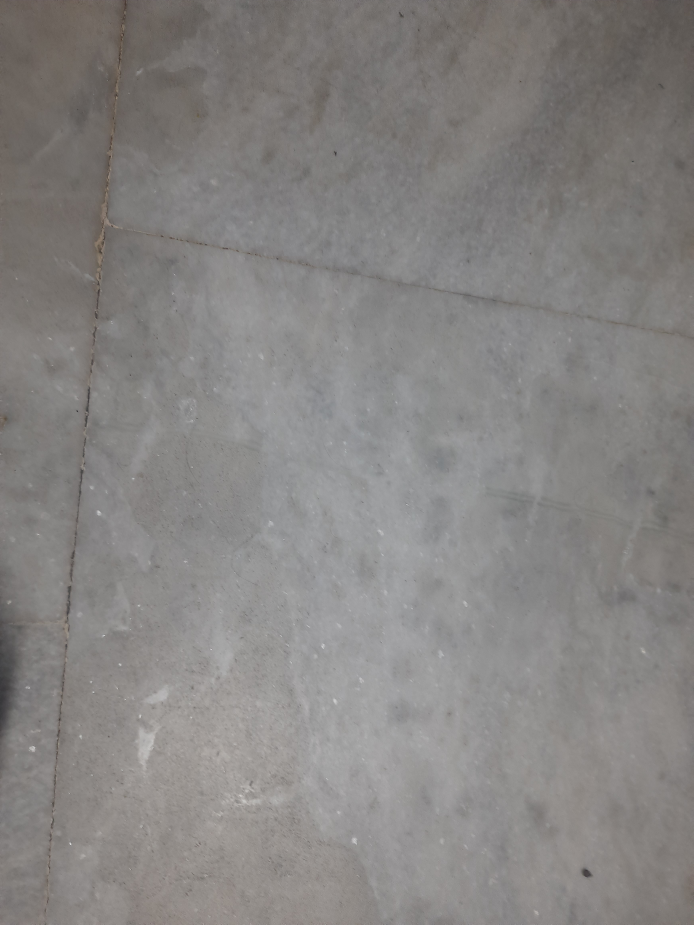
#> input picture asliGround.jpg, 3468 x 4624 px, given in place of the camera (shown at 1/5 size)
$ python VideoTry.py   (older library calls are emulated)
#> lines starting #> are read from the running program, lines starting #| are printed output that depends on the picture; after the words box and inside, x2 and y2 are one past the last pixel; in counts of white or black regions, pixels touching at a corner belong together
import cv2
cap = cv2.VideoCapture(2)
ret,frame = cap.read()
#> frame is the input picture: shape (4624, 3468, 3); mean B, G, R 130.3, 131.8, 134.3
while True:
        ret, frame = cap.read()
        blurred = cv2.GaussianBlur(frame,(3,3),0)
        gray = cv2.cvtColor(blurred, cv2.COLOR_BGR2GRAY)
        ret, thresh = cv2.threshold(gray, 127, 255, cv2.THRESH_BINARY)
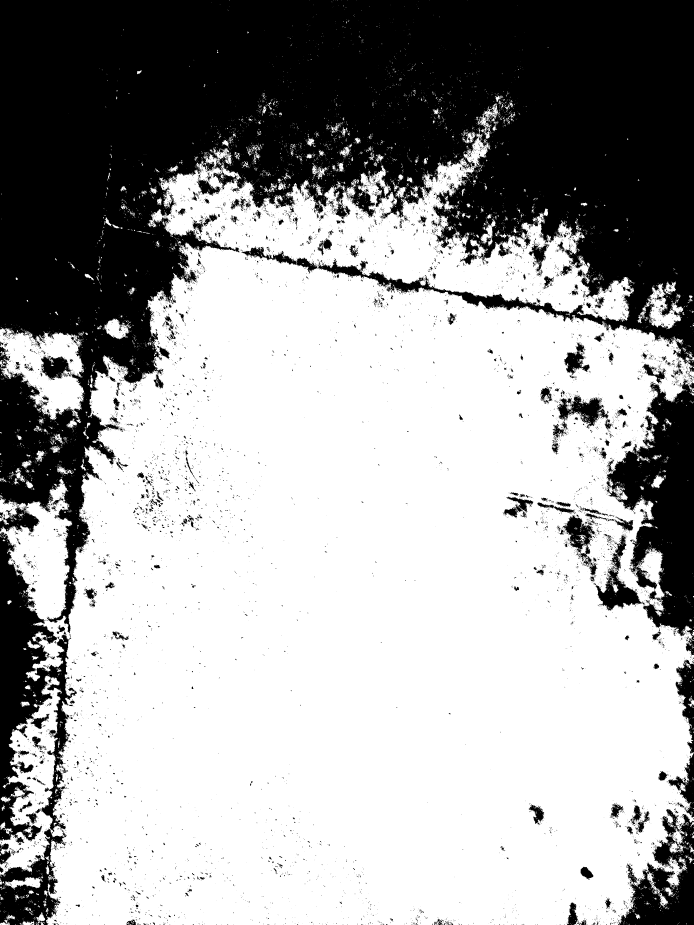
#> thresh: shape (4624, 3468) (shown at 1/5 size); 63.9% white; 10975 black regions (9597 under 20 px)
        contours, hierarchy = cv2.findContours(thresh, cv2.RETR_TREE, cv2.CHAIN_APPROX_SIMPLE)
#> contours = 20857 contours, 18225 with area under 20; largest, box (x1, y1, x2, y2) and area: (0, 667, 3468, 4624) 10231616, (0, 1640, 421, 2101) 119368, (2976, 2673, 3210, 3054) 28260, (2787, 1977, 3044, 2145) 20476, (3188, 1417, 3416, 1647) 19090
        cv2.drawContours(frame, contours, -1, (0, 255, 0), 2)
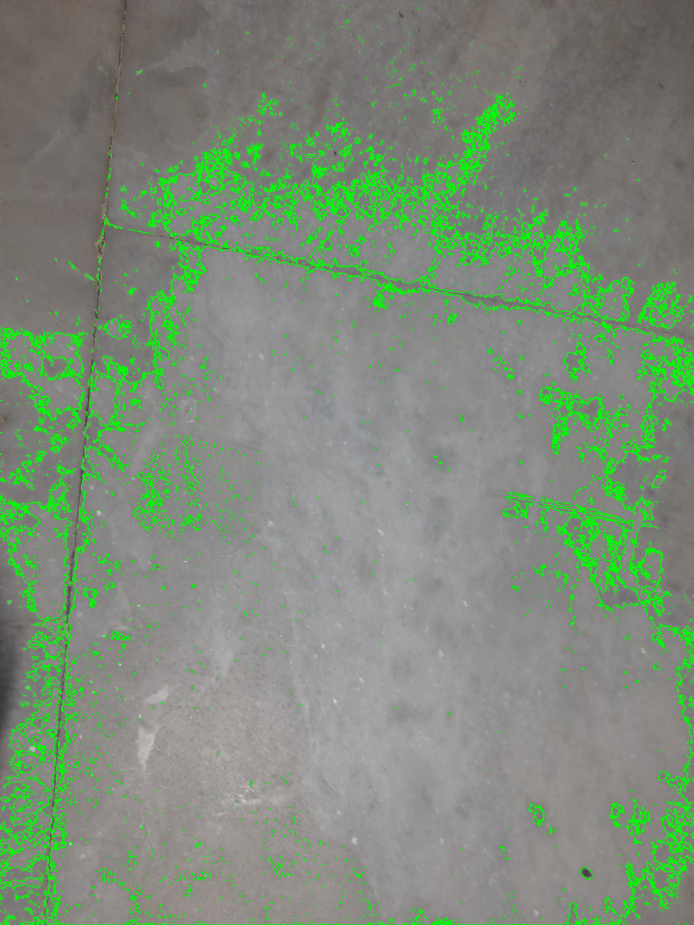
#> frame: shape (4624, 3468, 3) (shown at 1/5 size); mean B, G, R 121.6, 140.6, 125.3
        laplacian_var = cv2.Laplacian(gray, cv2.CV_64F).var()
#> laplacian_var = 4.56
        #cv2.putText(frame, f'Laplacian variance: {laplacian_var}', (10, 30),cv2.FONT_HERSHEY_SIMPLEX, 1, (0, 255, 0), 2)
        if laplacian_var > 14 and laplacian_var < 35:
            cv2.putText(frame,"The image is Rough",(10,450),cv2.FONT_HERSHEY_SIMPLEX,1,(0, 0, 255),2)
        elif laplacian_var > 35:
            cv2.putText(frame,"The image is Uneven",(10,450),cv2.FONT_HERSHEY_SIMPLEX,1,(0,255,255),2)
        else:
            cv2.putText(frame,"The image is Smooth",(10,450),cv2.FONT_HERSHEY_SIMPLEX,1,(255, 0, 0),2)
        cv2.imshow('Contours', frame)
        if cv2.waitKey(1) == ord('q'):
#> (key q is pressed here)
             break
#> (the run stopped early here; a loop or call above may not have finished)

$ run again, on ground.jpg
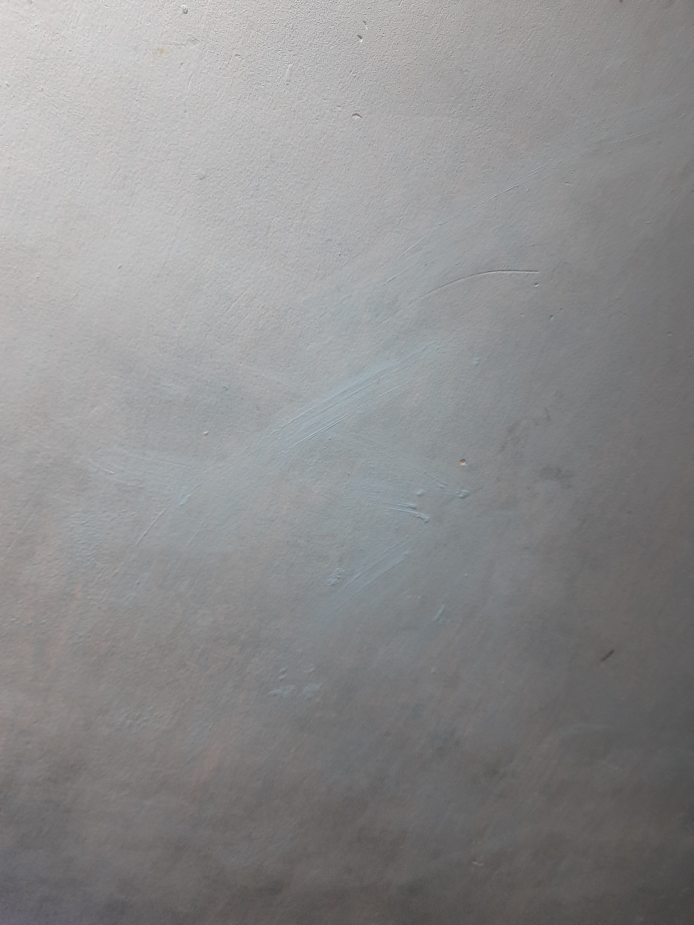
#> input picture ground.jpg, 3468 x 4624 px, given in place of the camera (shown at 1/5 size)
#> frame is the input picture: shape (4624, 3468, 3); mean B, G, R 140.9, 140.3, 140.5
#> `ret, thresh = cv2.threshold(gray, 127, 255, cv2.THRESH_BINARY)`:
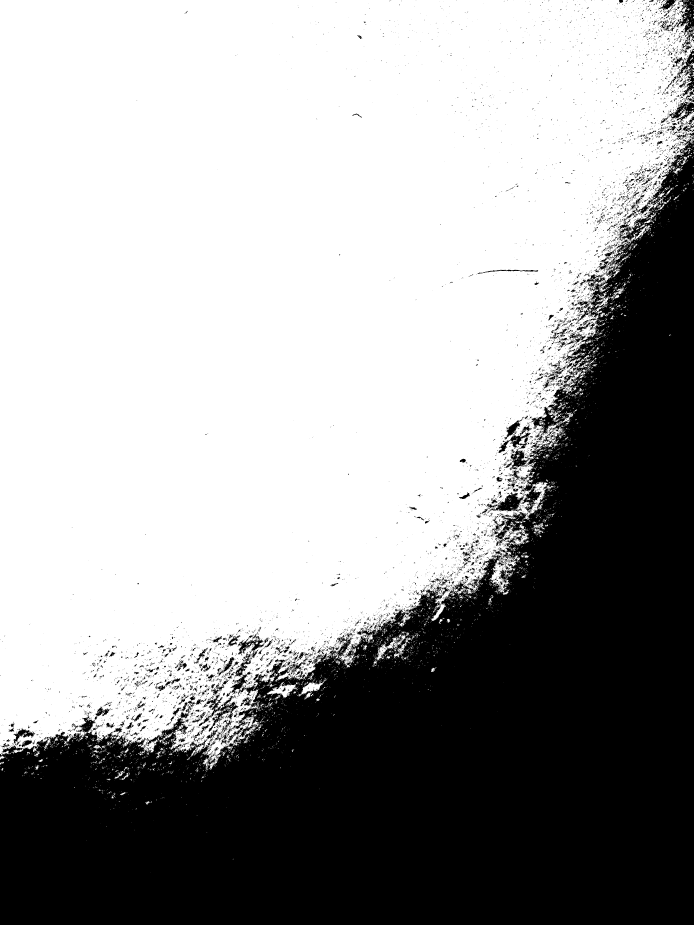
#> thresh: shape (4624, 3468) (shown at 1/5 size); 62.3% white; 9492 black regions (8091 under 20 px)
#> contours = 16733 contours, 14214 with area under 20; largest, box (x1, y1, x2, y2) and area: (0, 0, 3468, 3845) 10086784, (993, 3470, 1194, 3661) 9804, (2446, 2459, 2621, 2561) 7814, (1187, 3180, 1319, 3291) 5344, (2608, 2427, 2708, 2558) 4966
#> `cv2.drawContours(frame, contours, -1, (0, 255, 0), 2)`:
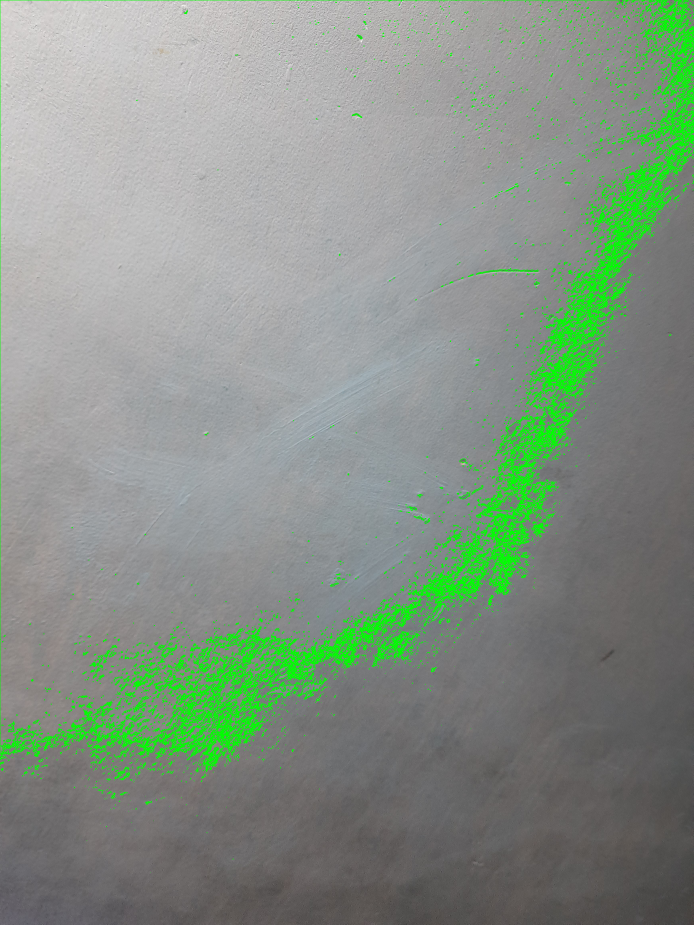
#> frame: shape (4624, 3468, 3) (shown at 1/5 size); mean B, G, R 134.1, 146.7, 133.8
#> laplacian_var = 10.36

$ run again, on mars1.jpg
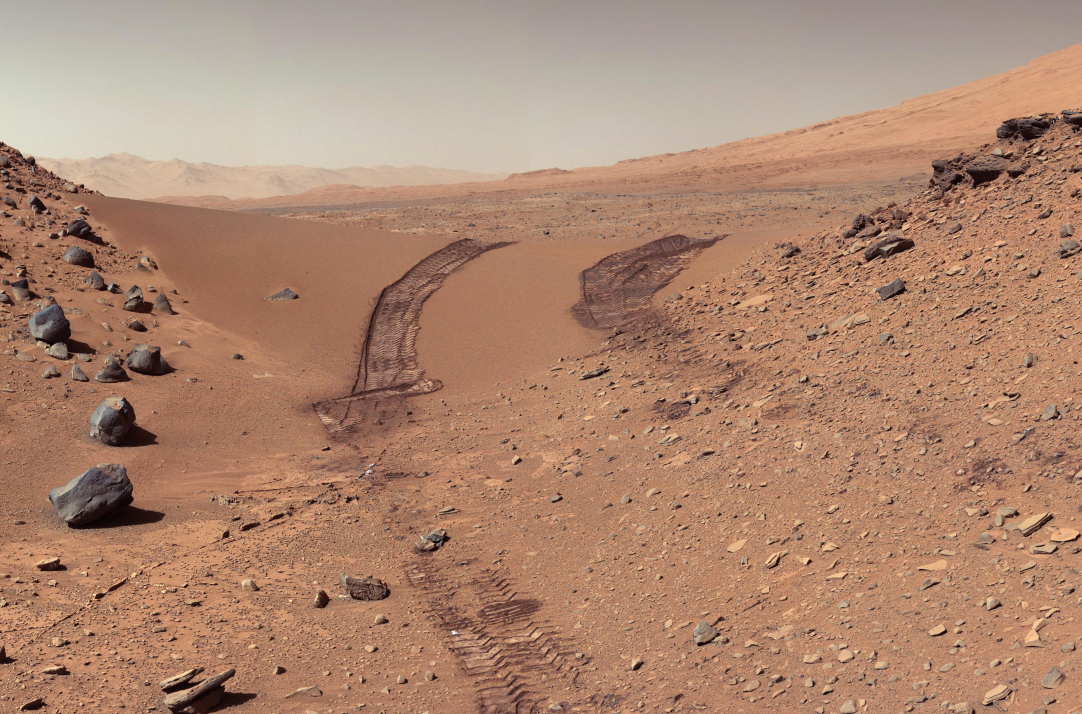
#> input picture mars1.jpg, 4326 x 2856 px, given in place of the camera (shown at 1/4 size)
#> frame is the input picture: shape (2856, 4326, 3); mean B, G, R 112.9, 135.3, 173.3
#> `ret, thresh = cv2.threshold(gray, 127, 255, cv2.THRESH_BINARY)`:
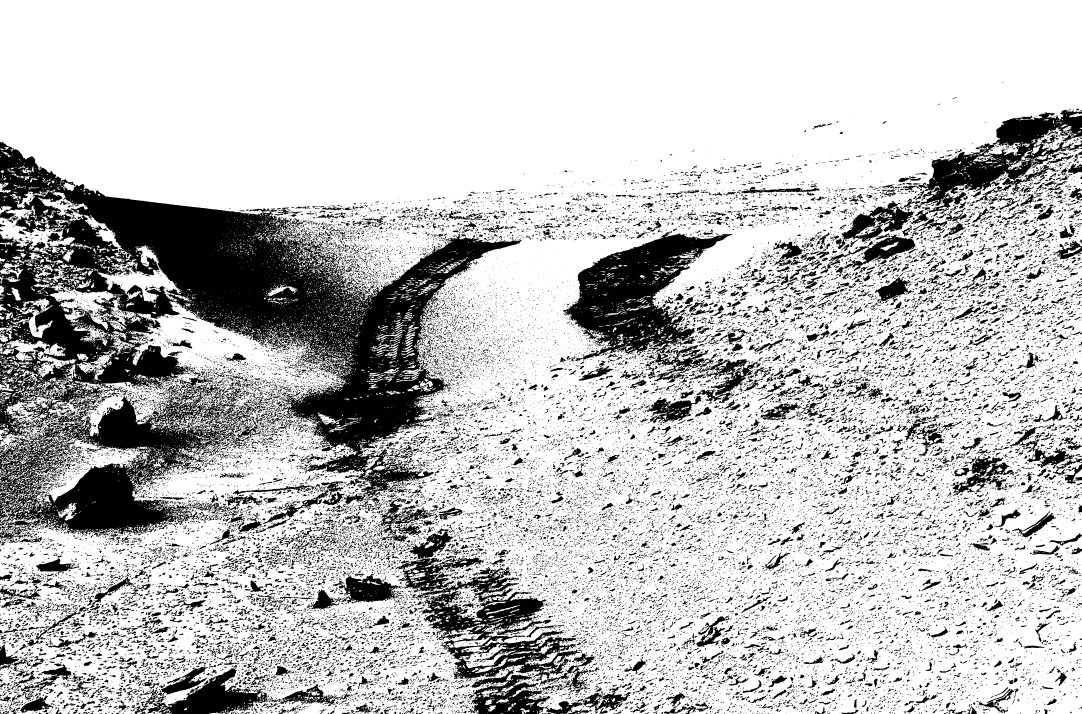
#> thresh: shape (2856, 4326) (shown at 1/4 size); 76.1% white; 44543 black regions (33825 under 20 px)
#> contours = 57355 contours, 40971 with area under 20; largest, box (x1, y1, x2, y2) and area: (0, 0, 4326, 2856) 10576166, (2250, 923, 2930, 1445) 164397, (1675, 2351, 2323, 2745) 114252, (124, 1749, 598, 2027) 44248, (390, 980, 766, 1212) 24884
#> `cv2.drawContours(frame, contours, -1, (0, 255, 0), 2)`:
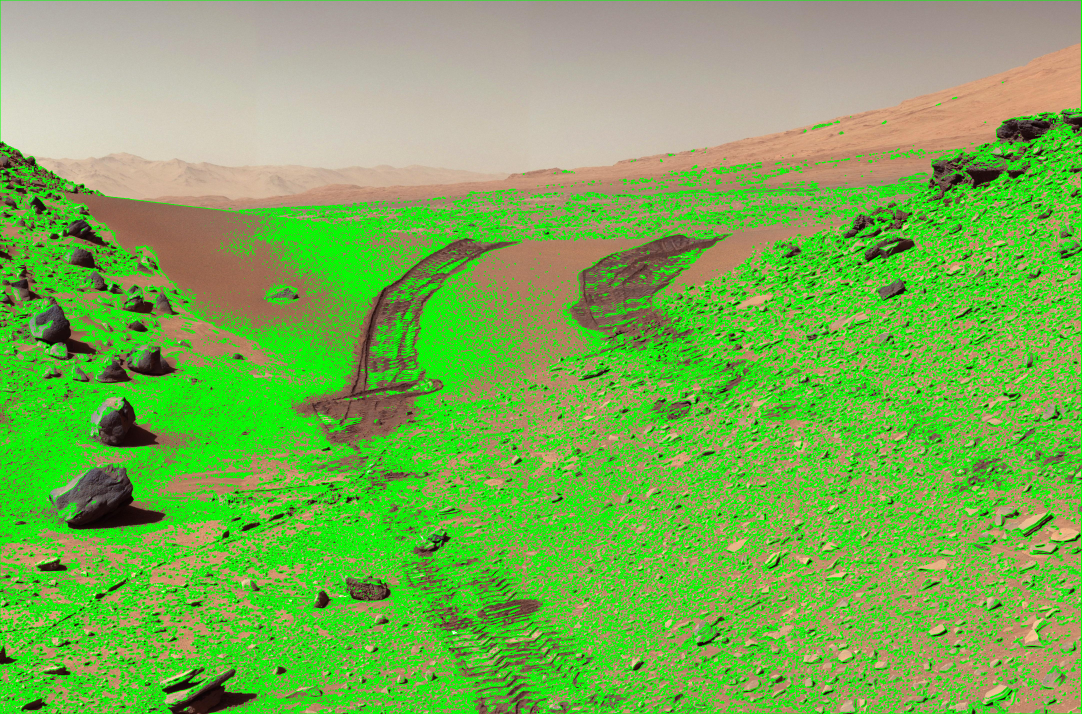
#> frame: shape (2856, 4326, 3) (shown at 1/4 size); mean B, G, R 83.3, 174.8, 122.4
#> laplacian_var = 104.8
